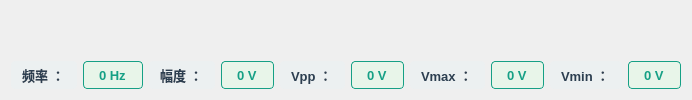
            <widget class="QWidget" name="displayStackedWidget">
             <layout class="QHBoxLayout" name="horizontalLayout_6">
              <item>
               <layout class="QVBoxLayout" name="verticalLayout_2" stretch="3,0">
                <item>
                 <widget class="QCustomPlot" name="customPlot_4" native="true"/>
                </item>
                <item>
                 <layout class="QHBoxLayout" name="horizontalLayout_7">
                  <item>
                   <widget class="QLabel" name="Frequency_4">
                    <property name="styleSheet">
                     <string notr="true">QLabel {
    color: #2c3e50;
    font-size: 13px;
    font-weight: 600;
    padding: 4px 8px;
    background-color: #ecf0f1;
    border-radius: 4px;
}</string>
                    </property>
                    <property name="text">
                     <string>频率 ：</string>
                    </property>
                   </widget>
                  </item>
                  <item>
                   <widget class="QLabel" name="Frequency_4_in">
                    <property name="styleSheet">
                     <string notr="true">QLabel {
    color: #16a085;
    font-size: 13px;
    font-weight: 700;
    padding: 4px 12px;
    background-color: #e8f5e9;
    border: 1px solid #16a085;
    border-radius: 4px;
}</string>
                    </property>
                    <property name="text">
                     <string>0 Hz</string>
                    </property>
                   </widget>
                  </item>
                  <item>
                   <widget class="QLabel" name="Amplitude_4">
                    <property name="styleSheet">
                     <string notr="true">QLabel {
    color: #2c3e50;
    font-size: 13px;
    font-weight: 600;
    padding: 4px 8px;
    background-color: #ecf0f1;
    border-radius: 4px;
}</string>
                    </property>
                    <property name="text">
                     <string>幅度 ：</string>
                    </property>
                   </widget>
                  </item>
                  <item>
                   <widget class="QLabel" name="Amplitude_4_in">
                    <property name="styleSheet">
                     <string notr="true">QLabel {
    color: #16a085;
    font-size: 13px;
    font-weight: 700;
    padding: 4px 12px;
    background-color: #e8f5e9;
    border: 1px solid #16a085;
    border-radius: 4px;
}</string>
                    </property>
                    <property name="text">
                     <string>0 V</string>
                    </property>
                   </widget>
                  </item>
                  <item>
                   <widget class="QLabel" name="Vpp">
                    <property name="styleSheet">
                     <string notr="true">QLabel {
    color: #2c3e50;
    font-size: 13px;
    font-weight: 600;
    padding: 4px 8px;
    background-color: #ecf0f1;
    border-radius: 4px;
}</string>
                    </property>
                    <property name="text">
                     <string>Vpp ：</string>
                    </property>
                   </widget>
                  </item>
                  <item>
                   <widget class="QLabel" name="Vpp_in">
                    <property name="styleSheet">
                     <string notr="true">QLabel {
    color: #16a085;
    font-size: 13px;
    font-weight: 700;
    padding: 4px 12px;
    background-color: #e8f5e9;
    border: 1px solid #16a085;
    border-radius: 4px;
}</string>
                    </property>
                    <property name="text">
                     <string>0 V</string>
                    </property>
                   </widget>
                  </item>
                  <item>
                   <widget class="QLabel" name="Vmax">
                    <property name="styleSheet">
                     <string notr="true">QLabel {
    color: #2c3e50;
    font-size: 13px;
    font-weight: 600;
    padding: 4px 8px;
    background-color: #ecf0f1;
    border-radius: 4px;
}</string>
                    </property>
                    <property name="text">
                     <string>Vmax ：</string>
                    </property>
                   </widget>
                  </item>
                  <item>
                   <widget class="QLabel" name="Vmax_in">
                    <property name="styleSheet">
                     <string notr="true">QLabel {
    color: #16a085;
    font-size: 13px;
    font-weight: 700;
    padding: 4px 12px;
    background-color: #e8f5e9;
    border: 1px solid #16a085;
    border-radius: 4px;
}</string>
                    </property>
                    <property name="text">
                     <string>0 V</string>
                    </property>
                   </widget>
                  </item>
                  <item>
                   <widget class="QLabel" name="Vmin">
                    <property name="styleSheet">
                     <string notr="true">QLabel {
    color: #2c3e50;
    font-size: 13px;
    font-weight: 600;
    padding: 4px 8px;
    background-color: #ecf0f1;
    border-radius: 4px;
}</string>
                    </property>
                    <property name="text">
                     <string>Vmin ：</string>
                    </property>
                   </widget>
                  </item>
                  <item>
                   <widget class="QLabel" name="Vmin_in">
                    <property name="styleSheet">
                     <string notr="true">QLabel {
    color: #16a085;
    font-size: 13px;
    font-weight: 700;
    padding: 4px 12px;
    background-color: #e8f5e9;
    border: 1px solid #16a085;
    border-radius: 4px;
}</string>
                    </property>
                    <property name="text">
                     <string>0 V</string>
                    </property>
                   </widget>
                  </item>
                 </layout>
                </item>
               </layout>
              </item>
             </layout>
            </widget>
